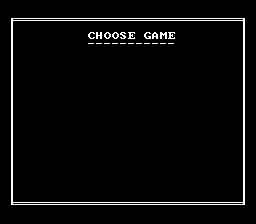

Tiled map render using the project's own tile images. Description and the whole map definition, tile-layer contents included, below:
An orthogonal 32x28 tile map with 8x8 px tiles, 1 tile layer (Tile Layer 1).

<map version="1.9" tiledversion="1.9.2" orientation="orthogonal" renderorder="right-down" width="32" height="28" tilewidth="8" tileheight="8" infinite="0" nextlayerid="2" nextobjectid="1">
 <tileset firstgid="1" source="Menu.tsx" />
 <layer id="1" name="Tile Layer 1" width="32" height="28">
  <data encoding="csv">
33,33,33,33,33,33,33,33,33,33,33,33,33,33,33,33,33,33,33,33,33,33,33,33,33,33,33,33,33,33,33,33,
33,33,33,33,33,33,33,33,33,33,33,33,33,33,33,33,33,33,33,33,33,33,33,33,33,33,33,33,33,33,33,33,
33,214,206,206,206,206,206,206,206,206,206,206,206,206,206,206,206,206,206,206,206,206,206,206,206,206,206,206,206,206,185,33,
33,180,33,33,33,33,33,33,33,33,33,33,33,33,33,33,33,33,33,33,33,33,33,33,33,33,33,33,33,33,180,33,
33,180,33,33,33,33,33,33,33,33,33,68,73,80,80,84,70,33,72,66,78,70,33,33,33,33,33,33,33,33,180,33,
33,180,33,33,33,33,33,33,33,33,33,46,46,46,46,46,46,46,46,46,46,46,33,33,33,33,33,33,33,33,180,33,
33,180,33,33,33,33,33,33,33,33,33,33,33,33,33,33,33,33,33,33,33,33,33,33,33,33,33,33,33,33,180,33,
33,180,33,33,33,33,33,33,33,33,33,33,33,33,33,33,33,33,33,33,33,33,33,33,33,33,33,33,33,33,180,33,
33,180,33,33,33,33,33,33,33,33,33,33,33,33,33,33,33,33,33,33,33,33,33,33,33,33,33,33,33,33,180,33,
33,180,33,33,33,33,33,33,33,33,33,33,33,33,33,33,33,33,33,33,33,33,33,33,33,33,33,33,33,33,180,33,
33,180,33,33,33,33,33,33,33,33,33,33,33,33,33,33,33,33,33,33,33,33,33,33,33,33,33,33,33,33,180,33,
33,180,33,33,33,33,33,33,33,33,33,33,33,33,33,33,33,33,33,33,33,33,33,33,33,33,33,33,33,33,180,33,
33,180,33,33,33,33,33,33,33,33,33,33,33,33,33,33,33,33,33,33,33,33,33,33,33,33,33,33,33,33,180,33,
33,180,33,33,33,33,33,33,33,33,33,33,33,33,33,33,33,33,33,33,33,33,33,33,33,33,33,33,33,33,180,33,
33,180,33,33,33,33,33,33,33,33,33,33,33,33,33,33,33,33,33,33,33,33,33,33,33,33,33,33,33,33,180,33,
33,180,33,33,33,33,33,33,33,33,33,33,33,33,33,33,33,33,33,33,33,33,33,33,33,33,33,33,33,33,180,33,
33,180,33,33,33,33,33,33,33,33,33,33,33,33,33,33,33,33,33,33,33,33,33,33,33,33,33,33,33,33,180,33,
33,180,33,33,33,33,33,33,33,33,33,33,33,33,33,33,33,33,33,33,33,33,33,33,33,33,33,33,33,33,180,33,
33,180,33,33,33,33,33,33,33,33,33,33,33,33,33,33,33,33,33,33,33,33,33,33,33,33,33,33,33,33,180,33,
33,180,33,33,33,33,33,33,33,33,33,33,33,33,33,33,33,33,33,33,33,33,33,33,33,33,33,33,33,33,180,33,
33,180,33,33,33,33,33,33,33,33,33,33,33,33,33,33,33,33,33,33,33,33,33,33,33,33,33,33,33,33,180,33,
33,180,33,33,33,33,33,33,33,33,33,33,33,33,33,33,33,33,33,33,33,33,33,33,33,33,33,33,33,33,180,33,
33,180,33,33,33,33,33,33,33,33,33,33,33,33,33,33,33,33,33,33,33,33,33,33,33,33,33,33,33,33,180,33,
33,180,33,33,33,33,33,33,33,33,33,33,33,33,33,33,33,33,33,33,33,33,33,33,33,33,33,33,33,33,180,33,
33,180,33,33,33,33,33,33,33,33,33,33,33,33,33,33,33,33,33,33,33,33,33,33,33,33,33,33,33,33,180,33,
33,213,206,206,206,206,206,206,206,206,206,206,206,206,206,206,206,206,206,206,206,206,206,206,206,206,206,206,206,206,191,33,
33,33,33,33,33,33,33,33,33,33,33,33,33,33,33,33,33,33,33,33,33,33,33,33,33,33,33,33,33,33,33,33,
33,33,33,33,33,33,33,33,33,33,33,33,33,33,33,33,33,33,33,33,33,33,33,33,33,33,33,33,33,33,33,33
</data>
 </layer>
</map>
